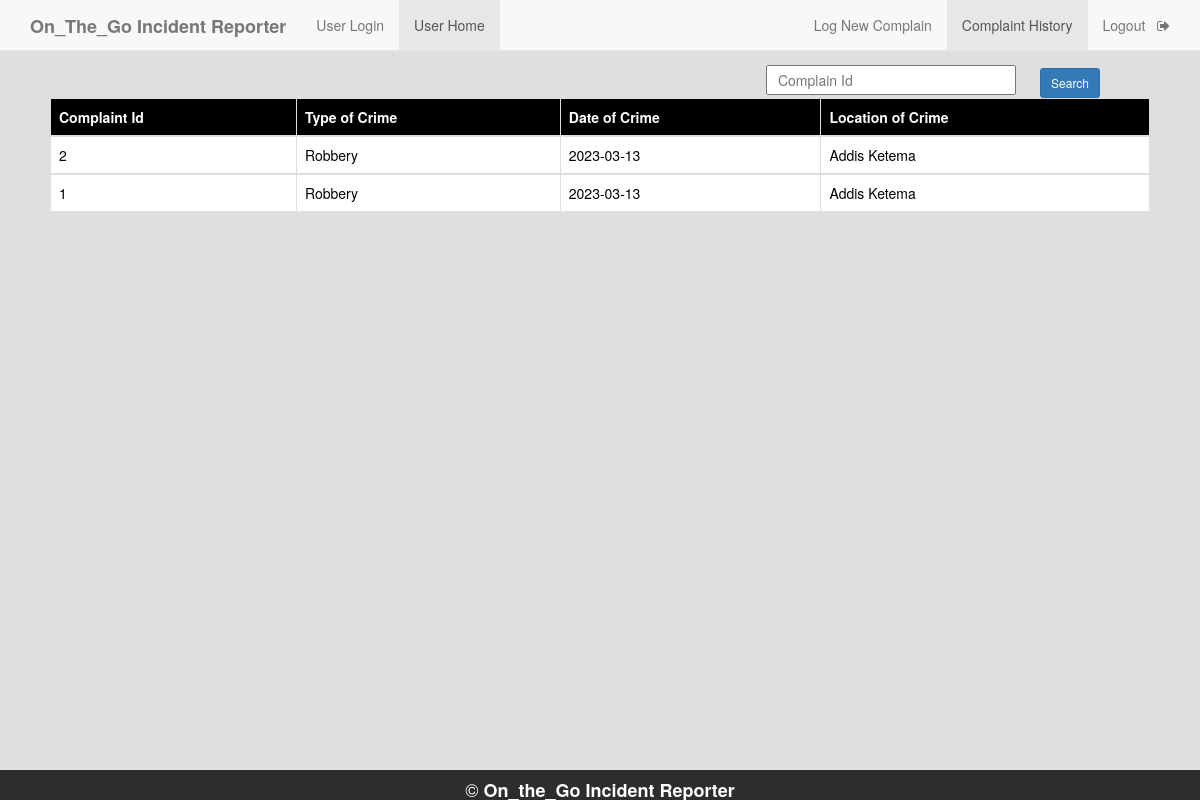
The page /complainer_complain_history.php (signed in) on the database its author committed.
### tables this page shows
CREATE TABLE `complaint` (
  `c_id` int(11) NOT NULL,
  `id_no` bigint(12) NOT NULL,
  `location` varchar(50) NOT NULL,
  `type_crime` varchar(50) NOT NULL,
  `d_o_c` date NOT NULL,
  `repo_time_and_date` varchar(50) NOT NULL DEFAULT current_timestamp(),
  `description` varchar(7000) NOT NULL,
  `inc_status` varchar(50) DEFAULT 'Unassigned',
  `pol_status` varchar(50) DEFAULT 'null',
  `p_id` varchar(50) DEFAULT 'Null'
);

### complainer_complain_history.php (the view, shortened to what this page needs)
<!DOCTYPE html>
<html>
<head>
    <?php
    $conn=mysqli_connect("localhost","root","");
    mysqli_select_db($conn,"on_the_go incident reporter");
        $u_id=$_SESSION['u_id'];
        $result1=mysqli_query($conn,"SELECT id_no FROM user where u_id='$u_id'");
        $q2=mysqli_fetch_assoc($result1);
        $id_no=$q2['id_no'];
    $query="select c_id,type_crime,d_o_c,location from complaint where id_no='$id_no' order by c_id desc";
    $result=mysqli_query($conn,$query);
    ?>
	   <link rel="stylesheet" type="text/css" href="https://maxcdn.bootstrapcdn.com/bootstrap/3.3.5/css/bootstrap.min.css">
	   <link rel="stylesheet" type="text/css" href="https://maxcdn.bootstrapcdn.com/font-awesome/4.4.0/css/font-awesome.min.css">
</head>
<body style="background-color: #dfdfdf">
        <nav  class="navbar navbar-default navbar-fixed-top">
              <div class="container">
                  <div class="navbar-header">
                      <a class="navbar-brand" href="home.php"><b>On_The_Go Incident Reporter</b></a>
                  </div>
                <div id="navbar" class="collapse navbar-collapse">
                    <ul class="nav navbar-nav">
                        <li ><a href="complainer_page.php">User Login</a></li>
                        <li class="active"><a href="complainer_page.php">User Home</a></li>
                    </ul>
                    <ul class="nav navbar-nav navbar-right">
                        <li ><a href="complainer_page.php">Log New Complain</a></li>
                        <li class="active"><a href="complainer_complain_history.php">Complaint History</a></li>
                        <li><a href="logout.php">Logout &nbsp <i class="fa fa-sign-out" aria-hidden="true"></i></a></li>
                    </ul>
                  </div>
              </div>
        </nav>
    <div>
        <form style="float: right; margin-right: 100px; margin-top: 65px;" method="post">
            <input type="text" name="cid" style="width: 250px; height: 30px; color: black;" placeholder="&nbsp Complain Id" id="ciid" onfocusout="f1()" required>
            <input class="btn btn-primary btn-sm" type="submit" value="Search" style="margin-top:2px; margin-left:20px;" name="s2">
        </form>
    </div>
    <div style="padding:50px;">
      <table class="table table-bordered">
       <thead class="thead-dark" style="background-color: black; color: white;">
         <tr>
          <th scope="col">Complaint Id</th>
          <th scope="col">Type of Crime</th>
          <th scope="col">Date of Crime</th>
          <th scope="col">Location of Crime</th>
        </tr>
      </thead>
<?php
      while($rows=mysqli_fetch_assoc($result)){
    ?>
    <tbody style="background-color: white; color: black;">
      <tr>
        <td><?php echo $rows['c_id']; ?></td>
        <td><?php echo $rows['type_crime']; ?></td>
        <td><?php echo $rows['d_o_c']; ?></td>
        <td><?php echo $rows['location']; ?></td>
      </tr>
    </tbody>
    <?php
    }
    ?>
</table>
 </div>
<div style="position: fixed;
   left: 0;
   bottom: 0;
   width: 100%;
   height: 30px;
   background-color: rgba(0,0,0,0.8);
   color: white;
   text-align: center;">
  <h4 style="color: white;">&copy <b>On_the_Go Incident Reporter</b></h4>
</div>
</body>
</html>

### rows shown on the page
complaint: c_id "2", type_crime "Robbery", d_o_c "2023-03-13", location "Addis Ketema"
complaint: c_id "1", type_crime "Robbery", d_o_c "2023-03-13", location "Addis Ketema"
